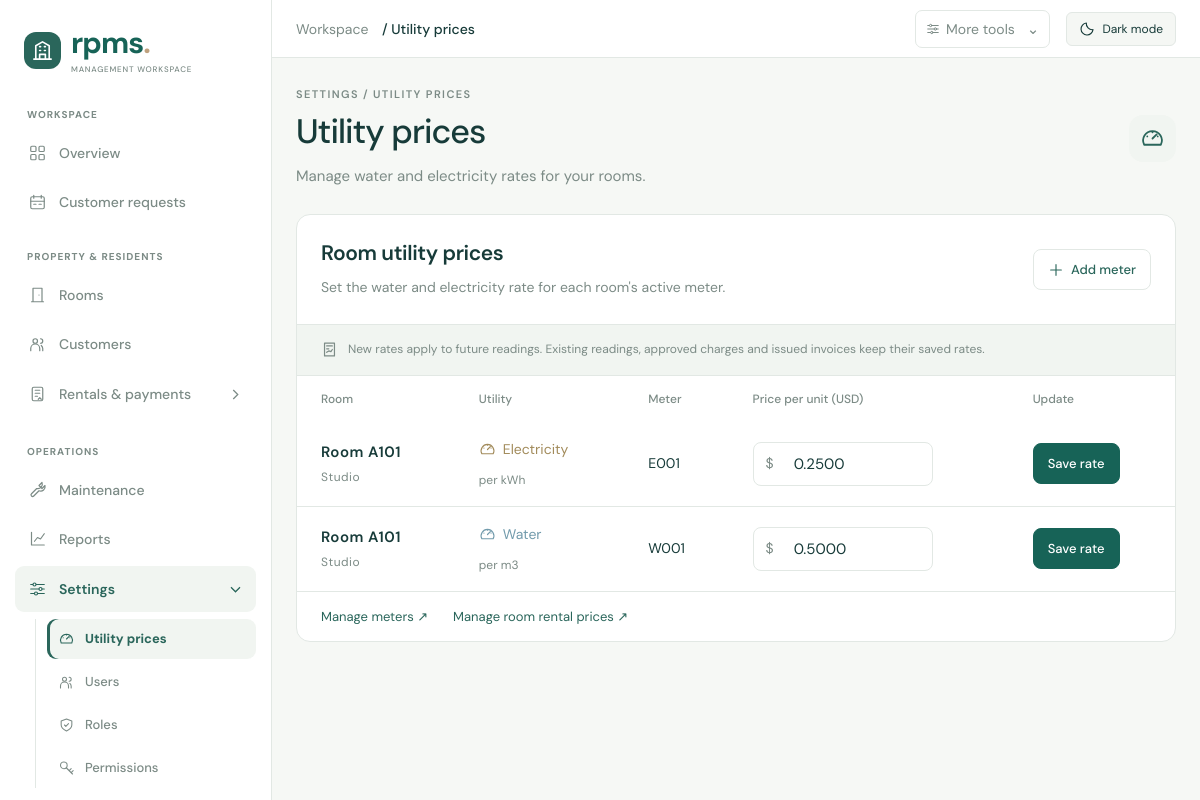
The app's page /settings (signed in) with its own data.
### tables this page shows
CREATE TABLE rooms (
	id INTEGER NOT NULL, 
	floor_id INTEGER, 
	room_number VARCHAR(30), 
	room_type VARCHAR(50), 
	monthly_rent NUMERIC(12, 2), 
	default_deposit NUMERIC(12, 2), 
	size_sqm NUMERIC(10, 2), 
	status VARCHAR(20), 
	description TEXT, 
	created_at DATETIME, 
	updated_at DATETIME, photos JSON, 
	PRIMARY KEY (id), 
	FOREIGN KEY(floor_id) REFERENCES floors (id), 
	UNIQUE (floor_id, room_number)
);

CREATE TABLE utility_meters (
	id INTEGER NOT NULL, 
	room_id INTEGER, 
	meter_type VARCHAR(20), 
	meter_number VARCHAR(50), 
	unit VARCHAR(20), 
	default_rate NUMERIC(12, 4), 
	installed_at DATE, 
	status VARCHAR(20), 
	created_at DATETIME, 
	updated_at DATETIME, 
	PRIMARY KEY (id), 
	FOREIGN KEY(room_id) REFERENCES rooms (id)
);

### rpms/routes/settings.py (the view, shortened to what this page needs)
@bp.route("/settings", defaults={"section": None}, methods=["GET", "POST"])
@bp.route("/settings/<section>", methods=["GET", "POST"])
@login_required
def settings(section):
    if not can_write():
        abort(403)
    requested_section = section
    if section is not None and section not in ("utilities", "permissions"):
        abort(404)
    if section is None:
        section = (
            "utilities"
            if can_manage("utility_meters")
            else "permissions"
            if can_manage("users")
            else "unavailable"
        )
    if request.method == "GET" and requested_section is not None:
        if not can_manage("utility_meters" if section == "utilities" else "users"):
            abort(403)
    meters = (
        db.session.scalars(
            select(M["utility_meters"])
            .where(M["utility_meters"].status == "Active")
            .order_by(M["utility_meters"].room_id, M["utility_meters"].meter_type)
        ).all()
        if section == "utilities" and can_manage("utility_meters")
        else []
    )
    roles = (
        db.session.scalars(select(M["roles"]).order_by(M["roles"].name)).all()
        if section == "permissions" and can_manage("roles")
        else []
    )
    grants = {r.id: set() for r in roles}
    return render_template(
        "settings.html",
        page_title="Utility prices"
        if section == "utilities"
        else "Permissions"
        if section == "permissions"
        else "Settings",
        settings_section=section,
        meters=meters,
        rooms={r.id: r for r in db.session.scalars(select(M["rooms"])).all()},
        roles=roles,
        grants=grants,
        capabilities=CAPABILITIES,
    )

### rpms/web.py (called while the page is built, shortened)
def user():
    return (
        db.session.get(MODELS["users"], session.get("uid"))
        if session.get("uid")
        else None
    )

def login_required(fn):
    @wraps(fn)
    def wrapper(*a, **kw):
        u = user()
        if not u or not u.is_active:
            return redirect(url_for("main.login"))
        role = db.session.get(MODELS["roles"], u.role_id)
        if not role or not role.is_active:
            abort(403)
        return fn(*a, **kw)
    return wrapper

def has_permission(code):
    u = user()
    role = db.session.get(MODELS["roles"], u.role_id) if u and u.is_active else None
    if not role or not role.is_active or code not in CAPABILITIES:
        return False
    if role.name in ("Admin", "Manager"):
        return True

def can_write():
    return any(has_permission(code) for code in CAPABILITIES)

def can_manage(table):
    if table in ADMIN_TABLES:
        u = user()
        role = db.session.get(MODELS["roles"], u.role_id) if u and u.is_active else None
        return bool(role and role.is_active and role.name == "Admin")
    return has_permission(TABLE_CAPABILITIES.get(table))

@bp.before_app_request
def csrf():
    session.setdefault("csrf", secrets.token_hex(32))
    if request.method == "POST" and not secrets.compare_digest(
        session["csrf"], request.form.get("_csrf", "")
    ):
        abort(400, "Invalid form token. Reload and try again.")

@bp.app_context_processor
def context():
    return dict(
        asset_url=asset_url,
        groups=GROUPS,
        current_user=user(),
        can_write=can_write(),
        can_manage=can_manage,
        today=date.today(),
        csrf_token=session.get("csrf"),
        titleize=lambda s: s.replace("_", " ").title(),
        change_policy=change_policy,
    )

def asset_url(filename):
    version = (Path(current_app.static_folder) / filename).stat().st_mtime_ns
    return url_for("static", filename=filename, v=version)

### rpms/templates/settings.html (shortened to what this page needs)
{% extends 'base.html' %}{% from 'icons.html' import icon %}
{% block extra_head %}<link rel="stylesheet" href="{{ asset_url('settings.css') }}">{% endblock %}
{% block content %}
<div class="settings-workspace">
<div class="settings-heading"><div><p class="settings-eyebrow">SETTINGS / {{ page_title|upper }}</p><h1>{{ page_title }}</h1><p>{{ 'Manage water and electricity rates for your rooms.' if settings_section=='utilities' else 'Choose which operations each staff role can manage.' if settings_section=='permissions' else 'Manage your workspace settings.' }}</p></div><span class="settings-heading-icon">{{ icon('meter' if settings_section=='utilities' else 'administration') }}</span></div>
{% if settings_section=='utilities' and can_manage('utility_meters') %}
<section class="settings-panel" id="utility-prices"><div class="settings-panel-heading"><div><h2>Room utility prices</h2><p>Set the water and electricity rate for each room's active meter.</p></div><a class="settings-button settings-button-outline" href="{{ url_for('main.edit',table='utility_meters') }}">{{ icon('plus') }} Add meter</a></div>
<div class="settings-note">{{ icon('reading') }}<p>New rates apply to future readings. Existing readings, approved charges and issued invoices keep their saved rates.</p></div>
{% if meters %}<div class="settings-table-wrap"><table class="settings-table"><thead><tr><th scope="col">Room</th><th scope="col">Utility</th><th scope="col">Meter</th><th scope="col">Price per unit (USD)</th><th scope="col">Update</th></tr></thead><tbody>{% for meter in meters %}{% set room=rooms.get(meter.room_id) %}<tr><th scope="row"><strong>Room {{ room.room_number if room else '—' }}</strong><small>{{ room.room_type or 'Room' if room else '' }}</small></th><td><span class="utility-type {{ 'utility-water' if meter.meter_type=='Water' }}">{{ icon('meter') }}{{ meter.meter_type }}</span><small>per {{ meter.unit or 'unit' }}</small></td><td>{{ meter.meter_number or '—' }}</td><td><form id="meter-rate-{{ meter.id }}" method="post" action="{{ url_for('main.settings',section='utilities') }}"><input type="hidden" name="_csrf" value="{{ csrf_token }}"><input type="hidden" name="action" value="utility_rate"><input type="hidden" name="meter_id" value="{{ meter.id }}"><label class="settings-sr-only" for="rate-{{ meter.id }}">{{ meter.meter_type }} rate for room {{ room.room_number if room else meter.room_id }}</label><div class="utility-price-input"><span>$</span><input id="rate-{{ meter.id }}" name="rate" type="number" inputmode="decimal" step="0.0001" min="0" max="99999999.9999" value="{{ meter.default_rate if meter.default_rate is not none else 0 }}" required></div></form></td><td><button class="settings-button" type="submit" form="meter-rate-{{ meter.id }}">Save rate</button></td></tr>{% endfor %}</tbody></table></div>{% else %}<div class="settings-empty">{{ icon('meter') }}<h3>No active utility meters yet</h3><p>Add a water or electricity meter, link it to a room, then set its rate here.</p><a href="{{ url_for('main.edit',table='utility_meters') }}">Add your first meter →</a></div>{% endif %}
<div class="settings-panel-footer"><a href="{{ url_for('main.records',table='utility_meters') }}">Manage meters ↗</a>{% if can_manage('rooms') %}<a href="{{ url_for('main.records',table='rooms') }}">Manage room rental prices ↗</a>{% endif %}</div></section>
{% endif %}
</div>
{% endblock %}

### rpms/templates/sidebar.html (shortened to what this page needs)
{% from 'icons.html' import icon %}
{% set active_table = table if table is defined else 'invoices' if request.path.startswith('/invoices/') else '' %}
{% set related = {
  "contract_tenants": "rental_contracts",
  "contract_renewals": "rental_contracts",
  "move_outs": "rental_contracts",
  "invoice_items": "invoices",
  "payments": "invoices",
  "payment_allocations": "invoices",
  "utility_meters": "invoices",
  "meter_readings": "invoices",
  "room_inspections": "maintenance_requests"
} %}
{% set active_table = related.get(active_table,active_table) %}
<aside class="sidebar essential-sidebar">
  <a class="brand" href="{{ url_for('main.dashboard') }}"><span class="admin-brand-mark">{{ icon("portfolio") }}</span><span>rpms<span class="admin-brand-dot">.</span><small>MANAGEMENT WORKSPACE</small></span></a>
  <nav aria-label="Main navigation">
    <p class="menu-caption">WORKSPACE</p>
    <a class="nav menu-link {{ 'selected' if request.endpoint=='main.dashboard' }}"
       href="{{ url_for('main.dashboard') }}"
       {% if request.endpoint=='main.dashboard' %}aria-current="page"{% endif %}>{{ icon("overview") }}<span>Overview</span></a>
    {% if can_write %}
      <a class="nav menu-link {{ 'selected' if request.endpoint=='customer.management' }}"
         href="{{ url_for('customer.management') }}"
         {% if request.endpoint=='customer.management' %}aria-current="page"{% endif %}>{{ icon("calendar") }}<span>Customer requests</span></a>
    {% endif %}
    <p class="menu-caption nav-section-label">PROPERTY & RESIDENTS</p>
    {% for name,label,symbol in [('rooms','Rooms','room'),('tenants','Customers','people')] %}
      <a class="nav menu-link {{ 'selected' if active_table==name or name=='rooms' and request.endpoint=='main.room_detail' }}"
         href="{{ url_for('main.records',table=name) }}"
         {% if active_table==name or name=='rooms' and request.endpoint=='main.room_detail' %}aria-current="page"{% endif %}>{{ icon(symbol) }}<span>{{ label }}</span></a>
    {% endfor %}
    {% set rentals_active = active_table in ['rental_contracts','invoices'] %}
    <details class="sidebar-settings-group sidebar-rentals-group" {% if rentals_active %}open{% endif %}>
      <summary class="nav menu-link {{ 'settings-active' if rentals_active }}">{{ icon('leasing') }}<span>Rentals & payments</span><svg class="settings-menu-chevron" viewBox="0 0 20 20" fill="none" stroke="currentColor" stroke-width="1.7" aria-hidden="true"><path d="m7 4 6 6-6 6"/></svg></summary>
    </details>
    <p class="menu-caption nav-section-label">OPERATIONS</p>
    {% for name,label,symbol in [('maintenance_requests','Maintenance','operations')] %}
      <a class="nav menu-link {{ 'selected' if active_table==name }}"
         href="{{ url_for('main.records',table=name) }}"
         {% if active_table==name %}aria-current="page"{% endif %}>{{ icon(symbol) }}<span>{{ label }}</span></a>
    {% endfor %}
    <a class="nav menu-link {{ 'selected' if request.endpoint in ['main.reports','main.mis_dss'] }}"
       href="{{ url_for('main.reports') }}"
       {% if request.endpoint=='main.reports' %}aria-current="page"{% endif %}>{{ icon("chart") }}<span>Reports</span></a>
    {% if can_manage('utility_meters') or can_manage('users') %}
      {% set settings_active = request.endpoint=='main.settings' or active_table in ['users','roles','permissions','role_permissions','system_settings'] %}
      <details class="sidebar-settings-group" {% if settings_active %}open{% endif %}>
        <summary class="nav menu-link {{ 'settings-active' if settings_active }}">{{ icon('settings') }}<span>Settings</span><svg class="settings-menu-chevron" viewBox="0 0 20 20" fill="none" stroke="currentColor" stroke-width="1.7" aria-hidden="true"><path d="m7 4 6 6-6 6"/></svg></summary>
        <div class="settings-submenu">
          {% if can_manage('utility_meters') %}<a class="nav settings-submenu-link {{ 'selected' if settings_section is defined and settings_section=='utilities' }}" data-settings-link="utility-prices" href="{{ url_for('main.settings',section='utilities') }}">{{ icon('meter') }}<span>Utility prices</span></a>{% endif %}
          {% if can_manage('users') %}
            <a class="nav settings-submenu-link {{ 'selected' if active_table=='users' }}" href="{{ url_for('main.records',table='users') }}" ><span>Users</span></a>
            <a class="nav settings-submenu-link {{ 'selected' if active_table=='roles' }}" href="{{ url_for('main.records',table='roles') }}" ><span>Roles</span></a>
            <a class="nav settings-submenu-link {{ 'selected' if active_table in ['permissions','role_permissions'] or settings_section is defined and settings_section=='permissions' }}" data-settings-link="role-permissions" href="{{ url_for('main.settings',section='permissions') }}">{{ icon('key') }}<span>Permissions</span></a>
          {% endif %}
        </div>
      </details>
    {% endif %}
  </nav>
</aside>

### rpms/static/style.css (style rules this page uses)
:root { --ink: #173b39; --teal: #176357; --line: #e2e8e4; --muted: #7c8b86; --bg: #f5f7f4; }
* { box-sizing: border-box; }
body { margin: 0; background: var(--bg); color: var(--ink); font-family: "DM Sans", system-ui, sans-serif; font-size: 14px; }
a { color: var(--teal); text-decoration: none; }
aside { width: 232px; background: #fff; border-right: 1px solid var(--line); position: fixed; inset: 0 auto 0 0; overflow-y: auto; padding: 30px 18px; }
.brand { display: flex; font-size: 29px; gap: 12px; align-items: center; padding: 0 10px 30px; font-weight: 700; }
.brand small { display: block; font-size: 8px; letter-spacing: 2px; margin-top: 4px; }
.nav { display: block; padding: 9px 14px; color: #647671; border-radius: 7px; font-size: 13px; }
.nav:hover, .selected { background: #e8f1ec; color: var(--teal); }
h1 { font-size: 30px; letter-spacing: -1px; font-weight: 500; margin: 8px 0 12px; }
h2 { font-size: 17px; font-weight: 600; }
button { font: inherit; cursor: pointer; border: 1px solid var(--line); padding: 9px 12px; border-radius: 6px; background: white; color: var(--teal); }
table { border-collapse: collapse; width: 100%; text-align: left; font-size: 12px; }
th { font-size: 10px; letter-spacing: .5px; color: #81918a; background: #f7f9f6; padding: 14px; white-space: nowrap; font-weight: 500; }
td { padding: 17px 14px; border-bottom: 1px solid #edf0ec; max-width: 280px; overflow-wrap: anywhere; }
input, select, textarea { font: inherit; padding: 11px; border: 1px solid #dbe3dd; border-radius: 6px; width: 100%; background: #fff; color: var(--ink); margin-top: 8px; }
.sidebar { display: flex; flex-direction: column; padding: 28px 16px 20px; }
.sidebar .brand { gap: 12px; padding: 0 12px 28px; }
.menu-caption { margin: 12px 14px 10px; font-size: 9px; font-weight: 700; letter-spacing: 1.8px; color: #8b9b93; }
.sidebar .nav, .menu-toggle { display: flex; align-items: center; gap: 11px; min-height: 44px; padding: 11px 13px; font-size: 13px; font-weight: 500; line-height: 1.4; border-radius: 8px; color: #62756c; }
.menu-link { margin-bottom: 6px; }
.sidebar .nav.selected { background: #e5f0e9; color: #176357; font-weight: 600; }
.app-shell { font-size: 13px; }
.app-shell h1 { font-size: 25px; letter-spacing: -.6px; line-height: 1.25; margin: 8px 0 10px; overflow-wrap: anywhere; }
.app-shell h2 { font-size: 15px; margin: 0 0 14px; }
.app-shell button { padding: 8px 12px; font-size: 12px; min-height: 34px; }
.app-shell input, .app-shell select, .app-shell textarea { padding: 9px 10px; font-size: 13px; margin-top: 6px; min-height: 37px; }
.app-shell table { font-size: 12px; }
.app-shell th { padding: 11px 10px; font-size: 10px; position: sticky; top: 0; z-index: 1; background: #f7f9f6; }
.app-shell td { padding: 11px 10px; vertical-align: middle; line-height: 1.5; }
.app-shell .sidebar { padding: 22px 14px 16px; }
.app-shell .sidebar .brand { padding: 0 10px 22px; font-size: 26px; }
.app-shell .sidebar .nav, .app-shell .menu-toggle { min-height: 39px; padding: 9px 11px; gap: 9px; font-size: 12px; }
.app-shell .menu-caption { margin: 8px 12px; font-size: 9px; }

### rpms/static/theme.css (style rules this page uses)
:root { color-scheme: light; }

### records on screen
rooms: status "Maintenance"
utility_meters: meter_type "Electricity", unit "kWh", meter_number "E001", rate "0.2500"
rooms: room_number "A101", room_type "Studio"
utility_meters: meter_type "Water", unit "m3", meter_number "W001", rate "0.5000"

### other values on screen
{{ label }} "Rooms" "Customers"
{{ page_title }} "Utility prices"
{{ page_title|upper }} "UTILITY PRICES"
